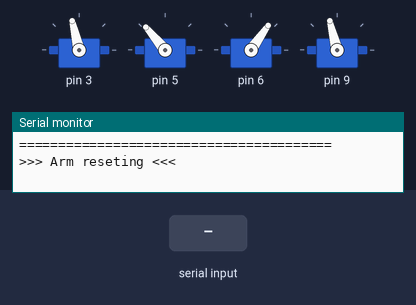
Simulated run of this sketch. Board: Arduino Uno, built with avr-gcc and run on an emulated ATmega328P. Shown: 4 × servo, the last lines printed to the serial monitor. The inputs (shaded band) are chosen by the test bench.

Above: at 2.7 s.
2.8 s: "p" received over Serial
At 4.0 s:
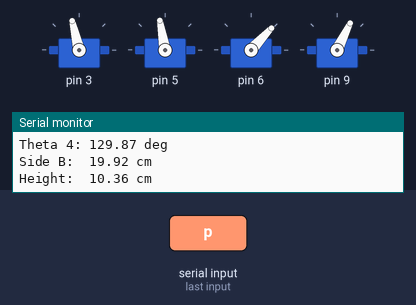
4.3 s: "e" received over Serial
At 5.3 s:
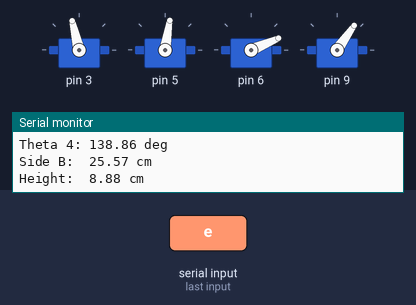
5.8 s: "r" received over Serial
At 6.8 s:
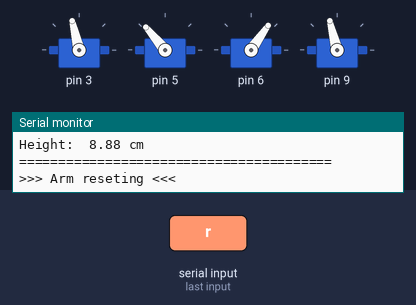
Timing chart, 0 to 8.8 s (numbered marks = the images above; inputs shaded):
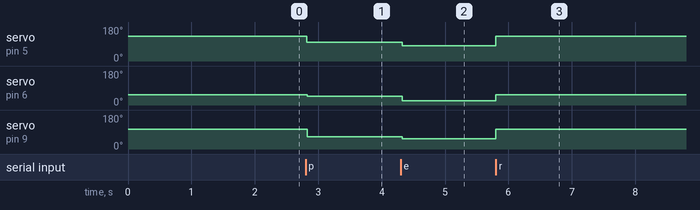

The sketch:

Handwriter.ino
```cpp
// (licence header left out)
#include "arm.h"
#include "trig.h"

// Off <= 0, On > 0
#define MAIN_DEBUG 1


/**
 * Arduino startup function.
 */
void setup() {
    Serial.begin(9600);
    arm_setup(3, 5, 6, 9);
    arm_reset();
    delay(1500);
}


/**
 * Arduino loop function.
 */
void loop() {
#if (MAIN_DEBUG > 0)
    if (Serial.available()) {
        char ch = Serial.read();

        switch (ch) {
            case 'r': arm_reset();          break;
            case 'p': arm_set_extension(0); break;
            case 'e': arm_set_extension(6); break;
        }
    }
#else
    if (ch >= 'a' && ch <= 'z') {
        ch -= 32;
        Serial.print(ch);
    }

    switch (ch) {
        case 'A': drawA(); break;
        case 'B': drawB(); break;
        case 'C': drawC(); break;
        case 'D': drawD(); break;
        case 'E': drawE(); break;
        case 'F': drawF(); break;
        case 'G': drawG(); break;
        case 'H': drawH(); break;
        case 'I': drawI(); break;
        case 'J': drawJ(); break;
        case 'K': drawK(); break;
        case 'L': drawL(); break;
        case 'M': drawM(); break;
        case 'N': drawN(); break;
        case 'O': drawO(); break;
        case 'P': drawP(); break;
        case 'Q': drawQ(); break;
        case 'R': drawR(); break;
        case 'S': drawS(); break;
        case 'T': drawT(); break;
        case 'U': drawU(); break;
        case 'V': drawV(); break;
        case 'W': drawW(); break;
        case 'X': drawX(); break;
        case 'Y': drawY(); break;
        case 'Z': drawZ(); break;
    }
#endif
}
```

arm.cpp
```cpp
// (licence header left out)
#include <math.h>
#include <Arduino.h>
#include <Servo.h>

#include "arm.h"
#include "trig.h"

Servo servo1;
Servo servo2;
Servo servo3;
Servo servo4;


void _arm_servo2_write(double l) {
    servo2.write(THETA_INIT2 - (90.0 - _theta2(l)) - _theta2e(l));
}


void _arm_servo3_write(double l) {
    servo3.write(THETA_INIT3 - (_theta3(l) - 90));
}


void _arm_servo4_write(double l) {
    servo4.write(THETA_INIT4 - (_theta4(l) - 90));
}


void arm_setup(byte pin1, byte pin2, byte pin3, byte pin4) {
    servo1.attach(pin1);
    servo2.attach(pin2);
    servo3.attach(pin3);
    servo4.attach(pin4);
}


void arm_reset() {
#if (ARM_DEBUG > 0)
    Serial.println("========================================");
    Serial.println(">>> Arm reseting <<<");
#endif
    servo1.write(THETA_INIT1);  // Align to center stand
    servo2.write(THETA_INIT2);  // Point straight up
    servo3.write(THETA_INIT3);  // Point straight out
    servo4.write(THETA_INIT4);  // Point down
}


void arm_set_extension(double l) {
    double t2 = _theta2(l);
    double t3 = _theta3(l);
    double t4 = _theta4(l);

#if (ARM_DEBUG > 0)
    Serial.println("========================================");
    Serial.print(">>> Setting arm extension to ");  Serial.print(l);    Serial.println(" cm <<<");
#endif

    servo1.write(THETA_INIT1);
    _arm_servo2_write(l);
    _arm_servo3_write(l);
    _arm_servo4_write(l);

#if (ARM_DEBUG > 0)
    Serial.print("Servo 1: ");  Serial.print(servo1.read());    Serial.println(" deg");
    Serial.print("Servo 2: ");  Serial.print(servo2.read());    Serial.println(" deg");
    Serial.print("Servo 3: ");  Serial.print(servo3.read());    Serial.println(" deg");
    Serial.print("Servo 4: ");  Serial.print(servo4.read());    Serial.println(" deg");
    Serial.println();
    Serial.print("Theta 2: ");  Serial.print(t2);               Serial.println(" deg");
    Serial.print("Theta 3: ");  Serial.print(t3);               Serial.println(" deg");
    Serial.print("Theta 4: ");  Serial.print(t4);               Serial.println(" deg");
    Serial.print("Side B:  ");  Serial.print(_sideB(l));        Serial.println(" cm");
    Serial.print("Height:  ");  Serial.print(_height(l));       Serial.println(" cm");
#endif
}
```

arm.h
```cpp
// (licence header left out)
#ifndef ARM_H
#define ARM_H

// Off <= 0, On > 0
#define ARM_DEBUG 1


/**
 * Initializes the servo controllers.
 */
extern void arm_setup(byte pin1, byte pin2, byte pin3, byte pin4);


/**
 * Set arm to default position.
 */
extern void arm_reset();


/**
 * Set arm to certain length outward.
 */
extern void arm_set_extension(double l);


#endif
```

draw.cpp
```cpp
// (licence header left out)
#include "draw.h"

void drawA() {}
void drawB() {}
void drawC() {}
void drawD() {}
void drawE() {}
void drawF() {}
void drawG() {}
void drawH() {}
void drawI() {}
void drawJ() {}
void drawK() {}
void drawL() {}
void drawM() {}
void drawN() {}
void drawO() {}
void drawP() {}
void drawQ() {}
void drawR() {}
void drawS() {}
void drawT() {}
void drawU() {}
void drawV() {}
void drawW() {}
void drawX() {}
void drawY() {}
void drawZ() {}
```

draw.h
```cpp
// (licence header left out)
#ifndef DRAW_H
#define DRAW_H

// Draws English characters

void drawA();
void drawB();
void drawC();
void drawD();
void drawE();
void drawF();
void drawG();
void drawH();
void drawI();
void drawJ();
void drawK();
void drawL();
void drawM();
void drawN();
void drawO();
void drawP();
void drawQ();
void drawR();
void drawS();
void drawT();
void drawU();
void drawV();
void drawW();
void drawX();
void drawY();
void drawZ();

#endif
```

trig.cpp
```cpp
// (licence header left out)
#include <math.h>
#include <Arduino.h>

#include "trig.h"


double _sideB(double l) {
    return sqrt(pow(E, 2.0) + pow(L + l, 2.0));
}


double _height(double l) {
    double b = _sideB(l);
    double p1 = (-1.0 * A + b + C + D);
    double p2 = (A - b + C + D);
    double p3 = (A - b + C - D);
    double p4 = (A - b - C + D);
    return sqrt(p1 * p2 * p3 * p4) / (2.0 * abs(b - A));
}


double _theta1(double f, double b) {
    return DEGREES(atan(f / b));
}


double _theta2(double l) {
    double h = _height(l);
    if (h >= C) {
        // Need this if statement
        return 90.0;
    } else {
        return DEGREES(asin(h / C));
    }
}


double _theta2e(double l) {
    return DEGREES(atan(E / (L + l)));
}


double _theta3(double l) {
    return 180.0 - _theta2(l);
}


double _theta4(double l) {
    return DEGREES(acos(_height(l) / D)) + 90.0;
}
```

trig.h
```cpp
// (licence header left out)
#ifndef TRIG_H
#define TRIG_H

// Starting angles (Degrees)
#define THETA_INIT1 103   // Servo 1
#define THETA_INIT2 130   // Servo 2
#define THETA_INIT3  55   // Servo 3
#define THETA_INIT4 104   // Servo 4

// Side lengths (Centimeters)
#define A  9.90   // Length between Servo 3 and 4
#define C 10.45   // Length between Servo 2 and 3
#define D 13.50   // Length between Servo 4 and tip
#define E  7.50   // Height of Servo 2 from the writing surface
#define L 18.45   // Length between Servo 2 and tip at rest (18.45 minimum)

// Convert Radians to Degrees
#define DEGREES(rad) ((rad) * (180.0 / M_PI))


/**
 * Calculates the length of the trapezoid base given an extension amount.
 */
extern double _sideB(double l);


/**
 * Calculates the extension length given the length of the trapezoid base.
 */
extern double _length(double b);


/**
 * Calculates the trapezoid height from the given extension length.
 */
extern double _height(double l);


/**
 * Calculate the angle for rotating Servo 1.
 * ONLY USE WITH SERVO 1!
 *
 * Parameters:
 *   double f: The side extension length (centimeters).
 *   double b: The forward extension length (centimeters).
 */
extern double _theta1(double f, double b);


/**
 * Calculate the angle for rotating Servo 2.
 * ONLY USE WITH SERVO 2!
 *
 * Parameters:
 *   double l: The extension length (centimeters).
 */
extern double _theta2(double l);


/**
 *
 */
extern double _theta2e(double l);


/**
 * Calulate the angle for rotating Servo 3.
 * ONLY USE WITH SERVO 3!
 *
 * Parameters:
 *   double l: The extension length (centimeters).
 */
extern double _theta3(double l);


/**
 * Calulate the angle for rotating Servo 4.
 * ONLY USE WITH SERVO 4!
 *
 * Parameters:
 *   double l: The extension length (centimeters).
 */
extern double _theta4(double l);


#endif
```

Measured:
- after the input at 2.8 s, servo on pin 5: 130° → 100° at once; servo on pin 6: 55° → 47° at once; servo on pin 9: 104° → 64° at once
- after the input at 4.3 s, servo on pin 5: 100° → 81° at once; servo on pin 6: 47° → 23° at once; servo on pin 9: 64° → 55° at once
- after the input at 5.8 s, servo on pin 5: 81° → 130° at once; servo on pin 6: 23° → 55° at once; servo on pin 9: 55° → 104° at once
